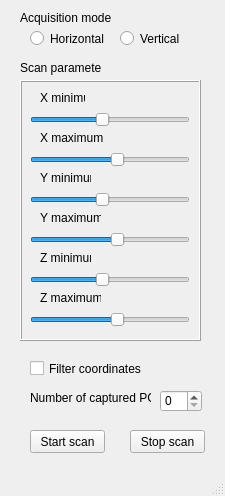
<?xml version="1.0" encoding="UTF-8"?>
<ui version="4.0">
 <class>scanwindow</class>
 <widget class="QMainWindow" name="scanwindow">
  <property name="geometry">
   <rect>
    <x>0</x>
    <y>0</y>
    <width>225</width>
    <height>496</height>
   </rect>
  </property>
  <property name="windowTitle">
   <string>MainWindow</string>
  </property>
  <widget class="QWidget" name="centralwidget">
   <widget class="QLabel" name="sw_scanparameters_label">
    <property name="geometry">
     <rect>
      <x>20</x>
      <y>60</y>
      <width>81</width>
      <height>16</height>
     </rect>
    </property>
    <property name="text">
     <string>Scan parameters</string>
    </property>
   </widget>
   <widget class="QFrame" name="sw_parameters_frame">
    <property name="geometry">
     <rect>
      <x>20</x>
      <y>80</y>
      <width>181</width>
      <height>261</height>
     </rect>
    </property>
    <property name="frameShape">
     <enum>QFrame::Box</enum>
    </property>
    <property name="frameShadow">
     <enum>QFrame::Raised</enum>
    </property>
    <widget class="QLabel" name="sw_xmin_label">
     <property name="geometry">
      <rect>
       <x>20</x>
       <y>10</y>
       <width>45</width>
       <height>16</height>
      </rect>
     </property>
     <property name="text">
      <string>X minimum</string>
     </property>
    </widget>
    <widget class="QLabel" name="sw_xmax_label">
     <property name="geometry">
      <rect>
       <x>20</x>
       <y>50</y>
       <width>81</width>
       <height>16</height>
      </rect>
     </property>
     <property name="text">
      <string>X maximum</string>
     </property>
    </widget>
    <widget class="QLabel" name="sw_ymin_label">
     <property name="geometry">
      <rect>
       <x>20</x>
       <y>90</y>
       <width>51</width>
       <height>16</height>
      </rect>
     </property>
     <property name="text">
      <string>Y minimum</string>
     </property>
    </widget>
    <widget class="QLabel" name="sw_ymax_label">
     <property name="geometry">
      <rect>
       <x>20</x>
       <y>130</y>
       <width>61</width>
       <height>16</height>
      </rect>
     </property>
     <property name="text">
      <string>Y maximum</string>
     </property>
    </widget>
    <widget class="QLabel" name="sw_zmin_label">
     <property name="geometry">
      <rect>
       <x>20</x>
       <y>170</y>
       <width>51</width>
       <height>16</height>
      </rect>
     </property>
     <property name="text">
      <string>Z minimum</string>
     </property>
    </widget>
    <widget class="QLabel" name="sw_zmax_label">
     <property name="geometry">
      <rect>
       <x>20</x>
       <y>210</y>
       <width>61</width>
       <height>16</height>
      </rect>
     </property>
     <property name="text">
      <string>Z maximum</string>
     </property>
    </widget>
    <widget class="QSlider" name="xmin">
     <property name="geometry">
      <rect>
       <x>10</x>
       <y>30</y>
       <width>160</width>
       <height>19</height>
      </rect>
     </property>
     <property name="minimum">
      <number>-30</number>
     </property>
     <property name="maximum">
      <number>30</number>
     </property>
     <property name="singleStep">
      <number>0</number>
     </property>
     <property name="value">
      <number>-3</number>
     </property>
     <property name="orientation">
      <enum>Qt::Horizontal</enum>
     </property>
    </widget>
    <widget class="QSlider" name="xmax">
     <property name="geometry">
      <rect>
       <x>10</x>
       <y>70</y>
       <width>160</width>
       <height>19</height>
      </rect>
     </property>
     <property name="minimum">
      <number>-30</number>
     </property>
     <property name="maximum">
      <number>30</number>
     </property>
     <property name="singleStep">
      <number>1</number>
     </property>
     <property name="pageStep">
      <number>0</number>
     </property>
     <property name="value">
      <number>3</number>
     </property>
     <property name="orientation">
      <enum>Qt::Horizontal</enum>
     </property>
    </widget>
    <widget class="QSlider" name="ymin">
     <property name="geometry">
      <rect>
       <x>10</x>
       <y>110</y>
       <width>160</width>
       <height>19</height>
      </rect>
     </property>
     <property name="minimum">
      <number>-30</number>
     </property>
     <property name="maximum">
      <number>30</number>
     </property>
     <property name="value">
      <number>-3</number>
     </property>
     <property name="orientation">
      <enum>Qt::Horizontal</enum>
     </property>
    </widget>
    <widget class="QSlider" name="ymax">
     <property name="geometry">
      <rect>
       <x>10</x>
       <y>150</y>
       <width>160</width>
       <height>19</height>
      </rect>
     </property>
     <property name="minimum">
      <number>-30</number>
     </property>
     <property name="maximum">
      <number>30</number>
     </property>
     <property name="value">
      <number>3</number>
     </property>
     <property name="orientation">
      <enum>Qt::Horizontal</enum>
     </property>
    </widget>
    <widget class="QSlider" name="zmin">
     <property name="geometry">
      <rect>
       <x>10</x>
       <y>190</y>
       <width>160</width>
       <height>19</height>
      </rect>
     </property>
     <property name="minimum">
      <number>-30</number>
     </property>
     <property name="maximum">
      <number>30</number>
     </property>
     <property name="value">
      <number>-3</number>
     </property>
     <property name="orientation">
      <enum>Qt::Horizontal</enum>
     </property>
    </widget>
    <widget class="QSlider" name="zmax">
     <property name="geometry">
      <rect>
       <x>10</x>
       <y>230</y>
       <width>160</width>
       <height>19</height>
      </rect>
     </property>
     <property name="minimum">
      <number>-30</number>
     </property>
     <property name="maximum">
      <number>30</number>
     </property>
     <property name="value">
      <number>3</number>
     </property>
     <property name="orientation">
      <enum>Qt::Horizontal</enum>
     </property>
    </widget>
   </widget>
   <widget class="QCheckBox" name="sw_filtering_checkbox">
    <property name="geometry">
     <rect>
      <x>30</x>
      <y>360</y>
      <width>121</width>
      <height>17</height>
     </rect>
    </property>
    <property name="text">
     <string>Filter coordinates</string>
    </property>
   </widget>
   <widget class="QPushButton" name="sw_startscan_pushbutton">
    <property name="geometry">
     <rect>
      <x>30</x>
      <y>430</y>
      <width>75</width>
      <height>23</height>
     </rect>
    </property>
    <property name="text">
     <string>Start scan</string>
    </property>
   </widget>
   <widget class="QPushButton" name="sw_stopscan_pushbutton">
    <property name="geometry">
     <rect>
      <x>130</x>
      <y>430</y>
      <width>75</width>
      <height>23</height>
     </rect>
    </property>
    <property name="text">
     <string>Stop scan</string>
    </property>
   </widget>
   <widget class="QLabel" name="sw_pcnumber_label">
    <property name="geometry">
     <rect>
      <x>30</x>
      <y>390</y>
      <width>121</width>
      <height>16</height>
     </rect>
    </property>
    <property name="text">
     <string>Number of captured PCs</string>
    </property>
   </widget>
   <widget class="QRadioButton" name="sw_horizontalacq_radiobutton">
    <property name="geometry">
     <rect>
      <x>30</x>
      <y>30</y>
      <width>82</width>
      <height>17</height>
     </rect>
    </property>
    <property name="text">
     <string>Horizontal</string>
    </property>
   </widget>
   <widget class="QRadioButton" name="sw_verticalacq_radiobutton">
    <property name="geometry">
     <rect>
      <x>120</x>
      <y>30</y>
      <width>82</width>
      <height>17</height>
     </rect>
    </property>
    <property name="text">
     <string>Vertical</string>
    </property>
   </widget>
   <widget class="QLabel" name="sw_acqtype_label">
    <property name="geometry">
     <rect>
      <x>20</x>
      <y>10</y>
      <width>131</width>
      <height>16</height>
     </rect>
    </property>
    <property name="text">
     <string>Acquisition mode</string>
    </property>
   </widget>
   <widget class="QSpinBox" name="cap_pc">
    <property name="geometry">
     <rect>
      <x>160</x>
      <y>390</y>
      <width>42</width>
      <height>22</height>
     </rect>
    </property>
   </widget>
  </widget>
  <widget class="QMenuBar" name="menubar">
   <property name="geometry">
    <rect>
     <x>0</x>
     <y>0</y>
     <width>225</width>
     <height>21</height>
    </rect>
   </property>
  </widget>
  <widget class="QStatusBar" name="statusbar"/>
 </widget>
 <resources/>
 <connections>
  <connection>
   <sender>xmin</sender>
   <signal>valueChanged(int)</signal>
   <receiver>xmin</receiver>
   <slot>setValue(int)</slot>
   <hints>
    <hint type="sourcelabel">
     <x>42</x>
     <y>141</y>
    </hint>
    <hint type="destinationlabel">
     <x>42</x>
     <y>141</y>
    </hint>
   </hints>
  </connection>
  <connection>
   <sender>xmax</sender>
   <signal>valueChanged(int)</signal>
   <receiver>xmax</receiver>
   <slot>setValue(int)</slot>
   <hints>
    <hint type="sourcelabel">
     <x>179</x>
     <y>182</y>
    </hint>
    <hint type="destinationlabel">
     <x>150</x>
     <y>185</y>
    </hint>
   </hints>
  </connection>
  <connection>
   <sender>ymin</sender>
   <signal>valueChanged(int)</signal>
   <receiver>ymin</receiver>
   <slot>setValue(int)</slot>
   <hints>
    <hint type="sourcelabel">
     <x>135</x>
     <y>224</y>
    </hint>
    <hint type="destinationlabel">
     <x>135</x>
     <y>224</y>
    </hint>
   </hints>
  </connection>
  <connection>
   <sender>ymax</sender>
   <signal>valueChanged(int)</signal>
   <receiver>ymax</receiver>
   <slot>setValue(int)</slot>
   <hints>
    <hint type="sourcelabel">
     <x>177</x>
     <y>261</y>
    </hint>
    <hint type="destinationlabel">
     <x>81</x>
     <y>265</y>
    </hint>
   </hints>
  </connection>
  <connection>
   <sender>zmin</sender>
   <signal>valueChanged(int)</signal>
   <receiver>zmin</receiver>
   <slot>setValue(int)</slot>
   <hints>
    <hint type="sourcelabel">
     <x>92</x>
     <y>308</y>
    </hint>
    <hint type="destinationlabel">
     <x>183</x>
     <y>303</y>
    </hint>
   </hints>
  </connection>
  <connection>
   <sender>zmax</sender>
   <signal>valueChanged(int)</signal>
   <receiver>zmax</receiver>
   <slot>setValue(int)</slot>
   <hints>
    <hint type="sourcelabel">
     <x>74</x>
     <y>347</y>
    </hint>
    <hint type="destinationlabel">
     <x>161</x>
     <y>342</y>
    </hint>
   </hints>
  </connection>
 </connections>
 <slots>
  <slot>updatebox()</slot>
 </slots>
</ui>
